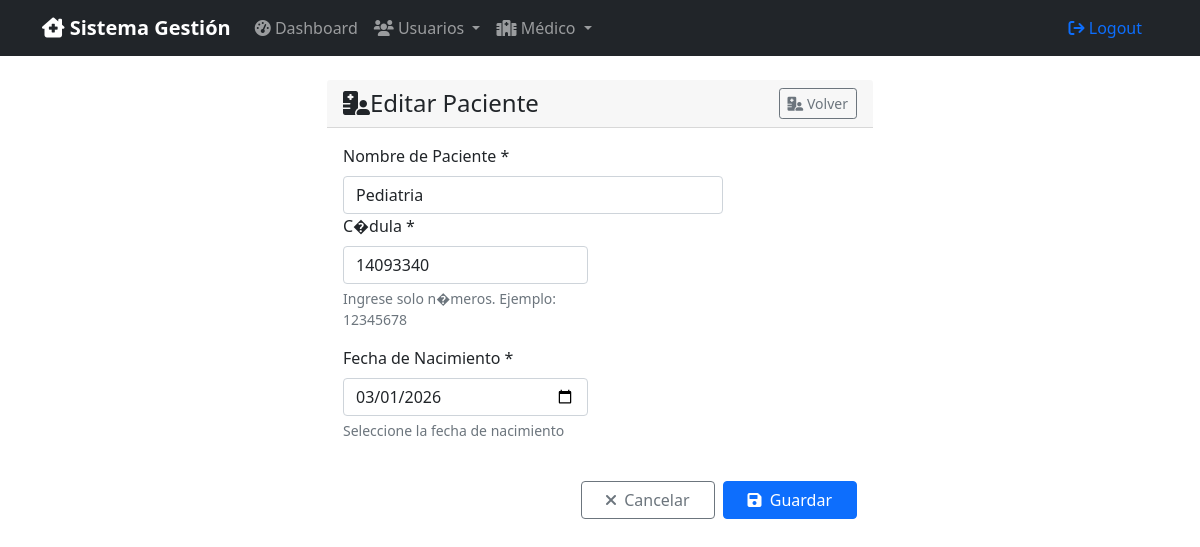
Screenshot of /index.php?controller=paciente&action=edit&id=22 with the database file from the repository.
### tables this page shows
CREATE TABLE IF NOT EXISTS `paciente` (
  `id` int(11) NOT NULL AUTO_INCREMENT,
  `nombre` text NOT NULL,
  `cedula` int(11) NOT NULL,
  `fecha_nacimiento` datetime NOT NULL,
  `usuario_id` int(11) DEFAULT 0,
  `fecha_registro` datetime DEFAULT current_timestamp(),
  PRIMARY KEY (`id`) USING BTREE,
  KEY `FK_paciente_usuarios` (`usuario_id`),
  CONSTRAINT `FK_paciente_usuarios` FOREIGN KEY (`usuario_id`) REFERENCES `usuarios` (`id`) ON DELETE NO ACTION ON UPDATE NO ACTION
);

### controllers/Controller.php (called while the page is built, shortened)
<?php
class Controller {
    public function __construct($model) {
        $this->model = $model;
    }
    protected function loadView($view, $data = []) {
        extract($data);
         $viewPath = "../views/$view.php";
        require_once $viewPath;
    }
}
?>

### controllers/PacienteController.php (called while the page is built, shortened)
<?php
require_once 'Controller.php';
class PacienteController extends Controller
{
    public function edit($id)
    {
        $this->model->id = $id;
        $Existe = $this->model->readOne();
        $paciente = [
            'id' => $this->model->id,
            'nombre' => $this->model->nombre,
            'cedula' => $this->model->cedula,
            'fecha_nacimiento' => $this->model->fecha_nacimiento,
        ];
        $this->loadView('paciente/edit', ['paciente' => $paciente]);
    }
}

### models/paciente.php (called while the page is built, shortened)
<?php
class PacienteModel
{
    private $conn;
    private $table_name = "paciente";
    public $id;
    public function __construct($db)
    {
        $this->conn = $db;
    }
    public function readOne()
    {
        $query = "SELECT * FROM " . $this->table_name . " WHERE id = ? LIMIT 0,1";
        $stmt = $this->conn->prepare($query);
        $stmt->bindParam(1, $this->id);
        $stmt->execute();
        $row = $stmt->fetch(PDO::FETCH_ASSOC);
        if ($row) {
            $this->nombre = $row['nombre'];
            $this->cedula = $row['cedula'];
            $this->fecha_nacimiento = $row['fecha_nacimiento'];
            return true;
        }
        return false;
    }
}

### views/paciente/edit.php (the view, shortened to what this page needs)
<?php
require_once '../views/layouts/header.php';
function formatearFechaParaInput($fecha) {
    try {
        $fecha_obj = new DateTime($fecha);
        return $fecha_obj->format('Y-m-d');
    } catch (Exception $e) {
        return '';
    }
}
$fecha_nacimiento_formateada = formatearFechaParaInput($paciente['fecha_nacimiento']);
?>
<div class="row justify-content-center">
    <div class="col-md-6">
        <div class="card-header d-flex justify-content-between align-items-center">
            <h4 class="card-title mb-0">
                <i class="fa-solid fa-hospital-user"></i>Editar Paciente
            </h4>
            <a href="index.php?controller=paciente&action=index" class="btn btn-outline-secondary btn-sm">
                <i class="fa-solid fa-hospital-user"></i> Volver
            </a>
        </div>
        <div class="card-body">
            <form method="POST" action="index.php?controller=paciente&action=edit&id=<?php echo $paciente['id']; ?>">
                <div class="row">
                    <div class="col-md-9">
                        <label for="nombre;" class="form-label">Nombre de Paciente *</label>
                        <input type="text" class="form-control" id="nombre" name="nombre"
                            maxlength="50" placeholder="Ingrese el nombre de paciente"
                            value="<?php echo htmlspecialchars($paciente['nombre']); ?>" required>
                    </div>
                    <div class="col-md-6">
                        <div class="mb-3">
                            <label for="cedula" class="form-label">C�dula *</label>
                            <input type="text" class="form-control" id="cedula" name="cedula"
                                required maxlength="20" placeholder="Ingrese el n�mero de c�dula"
                                pattern="[0-9]+" title="Solo se permiten n�meros"
                                value="<?php echo htmlspecialchars($paciente['cedula']); ?>">
                            <div class="form-text" id="cedulaFeedback">
                                Ingrese solo n�meros. Ejemplo: 12345678
                            </div>
                        </div>
                    </div>
                </div>
                <div class="row">
                    <div class="col-md-6">
                        <div class="mb-3">
                            <label for="fecha_nacimiento" class="form-label">Fecha de Nacimiento *</label>
                            <input type="date" class="form-control" id="fecha_nacimiento" name="fecha_nacimiento"
                                value="<?php echo htmlspecialchars($fecha_nacimiento_formateada); ?>"
                                required max="<?php echo date('Y-m-d'); ?>">
                            <div class="form-text" id="edadFeedback">
                                Seleccione la fecha de nacimiento
                            </div>
                        </div>
                    </div>
                </div>
                <div class="d-flex justify-content-end gap-2 mt-4">
                    <a href="index.php?controller=paciente&action=index" class="btn btn-outline-secondary px-4">
                        <i class="fas fa-times me-1"></i> Cancelar
                    </a>
                    <button type="submit" class="btn btn-primary px-4">
                        <i class="fas fa-save me-1"></i> Guardar
                    </button>
                </div>
            </form>
        </div>
    </div>
</div>
</div>
<?php require_once '../views/layouts/footer.php'; ?>

### rows the page displays
paciente: nombre "Pediatria", cedula "14093340", fecha_nacimiento "03/01/2026"
